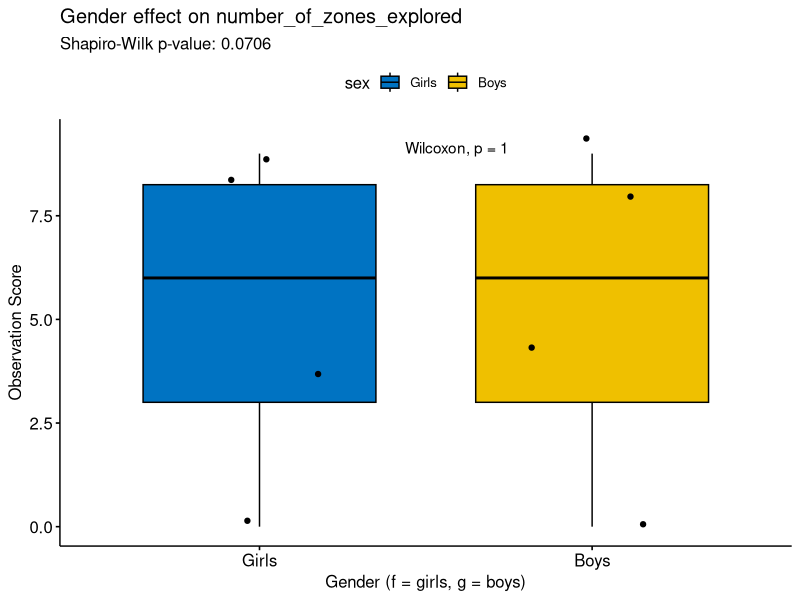
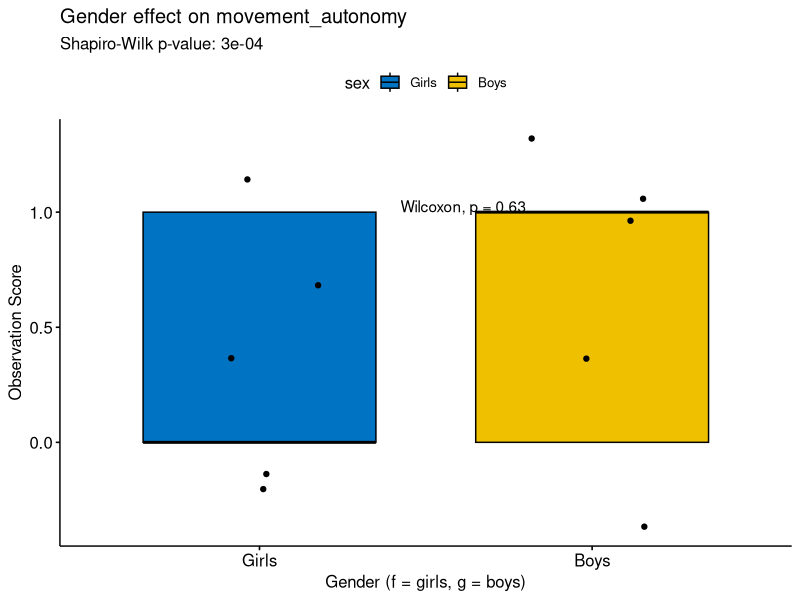
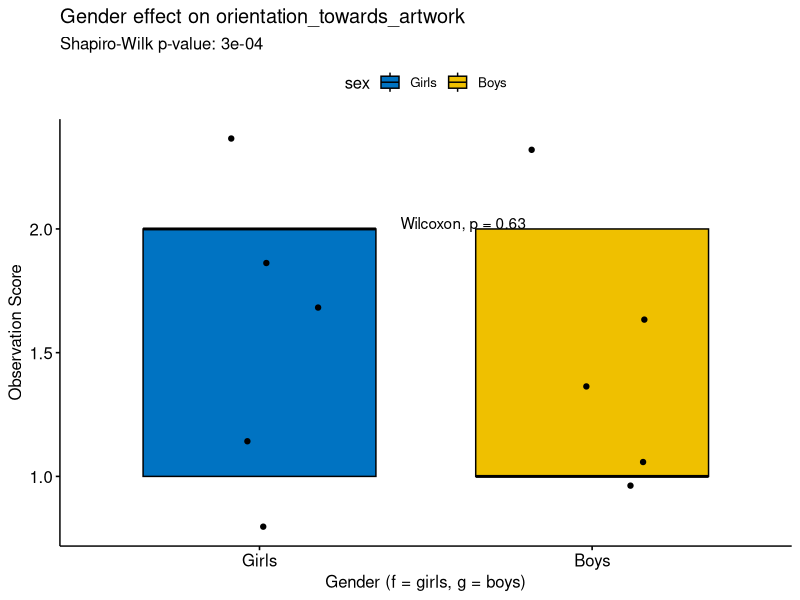
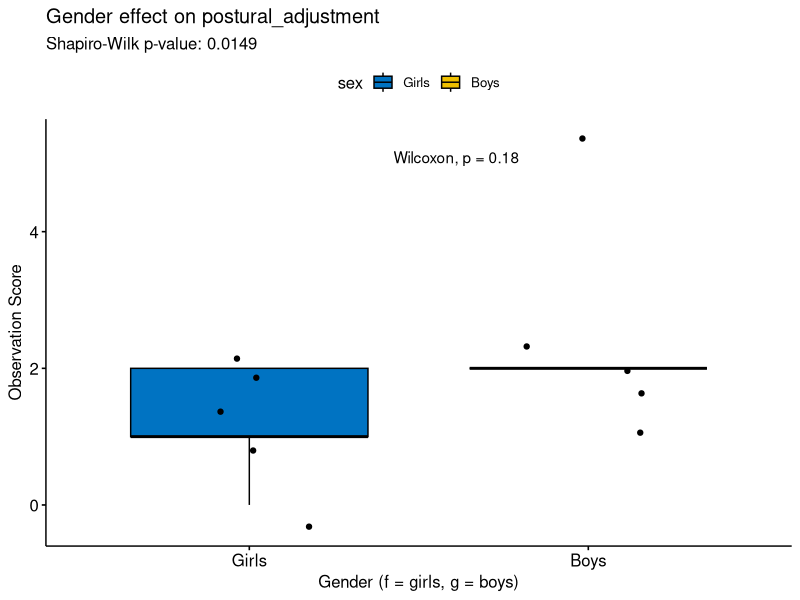
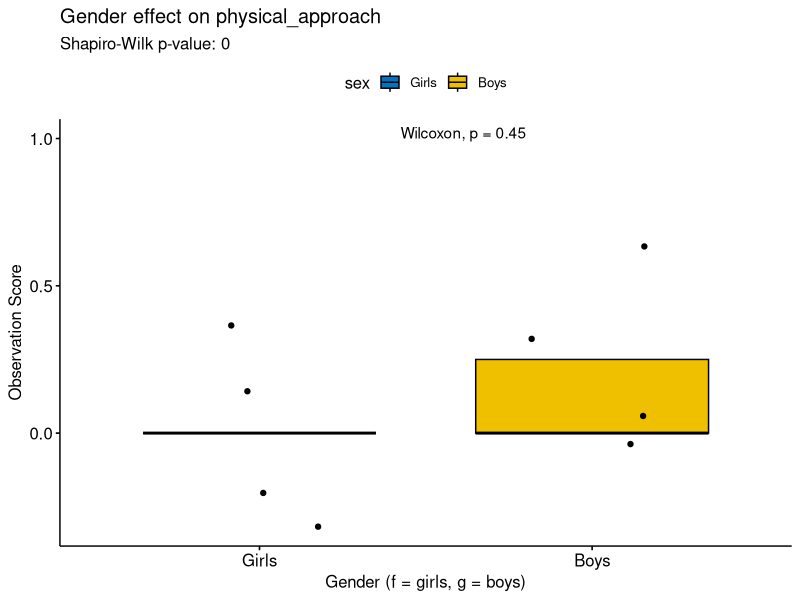
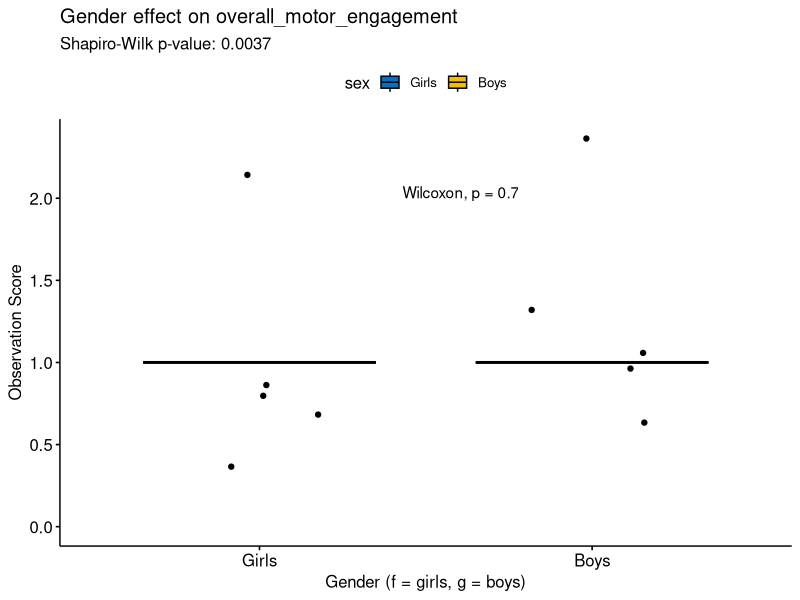
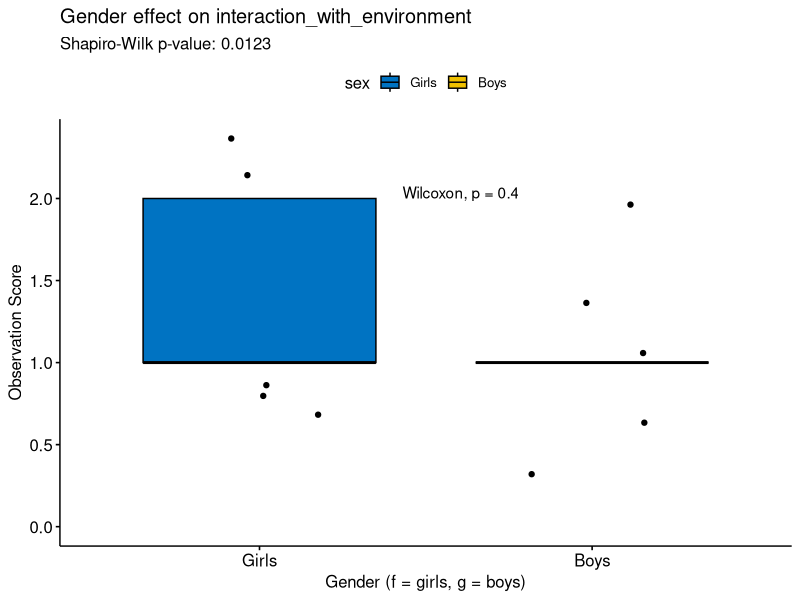
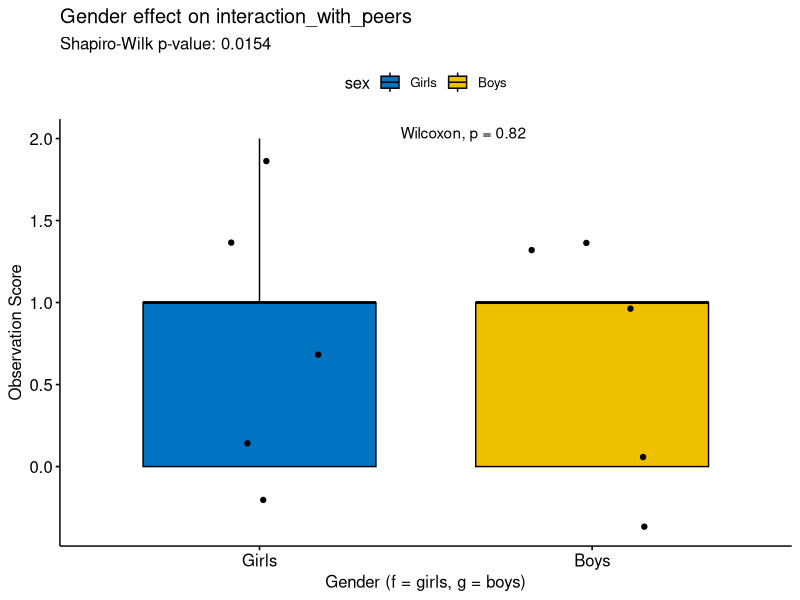

These figures' R source, in order:
## ---- chunk 1
knitr::opts_chunk$set(echo = TRUE)

#Loading libraries
library(tidyverse)
library(ggpubr)
library(rstatix)
knitr::opts_chunk$set(dpi = 72)
## ---- chunk 2
# Importing the cleaned file from Python
df <- read.csv("data/data_clean.csv", sep = ";")
# Quick chek
str(df)
## ---- chunk 3
# Converting 'sex' into a factor to define the comparison groups
df$sex <- factor(df$sex,
                 levels = c("f", "g"),
                 labels = c("Girls", "Boys"))
## ---- chunk 4
# List of behaviors to analyze
behavioral_vars <- c("number_of_zones_explored", "movement_autonomy", 
                     "orientation_towards_artwork", "postural_adjustment", 
                     "physical_approach", "overall_motor_engagement", 
                     "interaction_with_environment", "interaction_with_peers", 
                     "interaction_with_adults")

# Using a loop here to avoid copy-pasting the same code for every single variable
for (var in behavioral_vars) {
  cat("\n\n### Analyzing behavior:", var, "\n")
  
  
  # Checking for normality (Shapiro-Wilk test)
  # Using na.omit so the code doesn't crash if there are empty cells (NAs)
  shapiro_res <- shapiro.test(na.omit(df[[var]]))
  print(shapiro_res)
}
## ---- chunk 5
# Creating the comparison plot
for (var in behavioral_vars) {
  
  # Print a header for each variable in the report
  cat("\n\n### Analyzing behavior:", var, "\n")
  
  # Normality Check (Shapiro-Wilk Test)
  # We use na.omit to handle missing data (NAs) so the test doesn't fail.
  shapiro_res <- shapiro.test(na.omit(df[[var]]))
  print(shapiro_res)
  
  # Visualizing and Comparing Groups
p <- ggboxplot(df, x = "sex", y = var,
               fill = "sex", 
               palette = "jco", 
               add = "jitter",
               na.rm = TRUE,     
               title = paste("Gender effect on", var),
               subtitle = paste("Shapiro-Wilk p-value:", round(shapiro_res$p.value, 4)),
               ylab = "Observation Score", 
               xlab = "Gender (f = girls, g = boys)") +
    
    # Add the Wilcoxon test p-value directly onto the plot
    stat_compare_means(method = "wilcox.test", 
                       label.x = 1.5, 
                       na.rm = TRUE) 
  
  print(p)
}
## ---- chunk 6
# Defining the variables to analyze (Quantitative & Ordinal)
variables_to_analyze <- c("number_of_zones_explored", "movement_autonomy", 
                          "orientation_towards_artwork", "postural_adjustment", 
                          "overall_motor_engagement", "interaction_with_adults")

# Running the loop for statistical analysis and visualization
# We use 'v' as a placeholder for each variable in the list
for (v in variables_to_analyze) {
  
  cat("\n\n### Statistical Analysis for:", v, "\n")
  
  # 1. Wilcoxon Rank Sum Test
  # We use rstatix:: to avoid conflicts and handle non-normal data
  test_result <- df %>% 
    rstatix::wilcox_test(as.formula(paste(v, "~ sex")))
  print(test_result)
  
  # 2. Effect Size (r)
  # Crucial for small samples (n=10) to measure the strength of the relationship
  eff_size <- df %>% 
    filter(!is.na(.data[[v]])) %>%
    rstatix::wilcox_effsize(as.formula(paste(v, "~ sex")))
  print(eff_size)
  
  # 3. Visualization with ggboxplot
# We include jitter points to show the 10 individual observations
p <- ggboxplot(df, x = "sex", y = v,
          fill = "sex", 
          palette = "npg", 
          add = "jitter", 
          na.rm = TRUE,    
          title = paste("Comparison by Gender:", v),
          subtitle = paste("Effect Size r =", round(eff_size$effsize, 3)),
          ylab = "Observation Score", 
          xlab = "Gender Group") +
  stat_compare_means(method = "wilcox.test", 
                     label.y.npc = "top", 
                     na.rm = TRUE)   

# Display the plot in the report
print(p)
  
} 
## ---- chunk 7
df$global_engagement <- rowMeans(
  df[, c("movement_autonomy", "postural_adjustment", "overall_motor_engagement")], 
  na.rm = TRUE
)

# We perform the test and SAVE it into 'global_test'
# We use rstatix:: to be safe from the error we saw earlier
global_test <- df %>% 
  rstatix::wilcox_test(global_engagement ~ sex)
print(global_test)

# Global visualization
p_global <- ggboxplot(df, x = "sex", y = "global_engagement",
            fill = "sex", palette = "jco", add = "jitter",
            title = "Global Engagement Score by Gender",
            ylab = "Mean Engagement Score", 
            xlab = "Gender") +
    stat_compare_means(method = "wilcox.test")

print(p_global)
